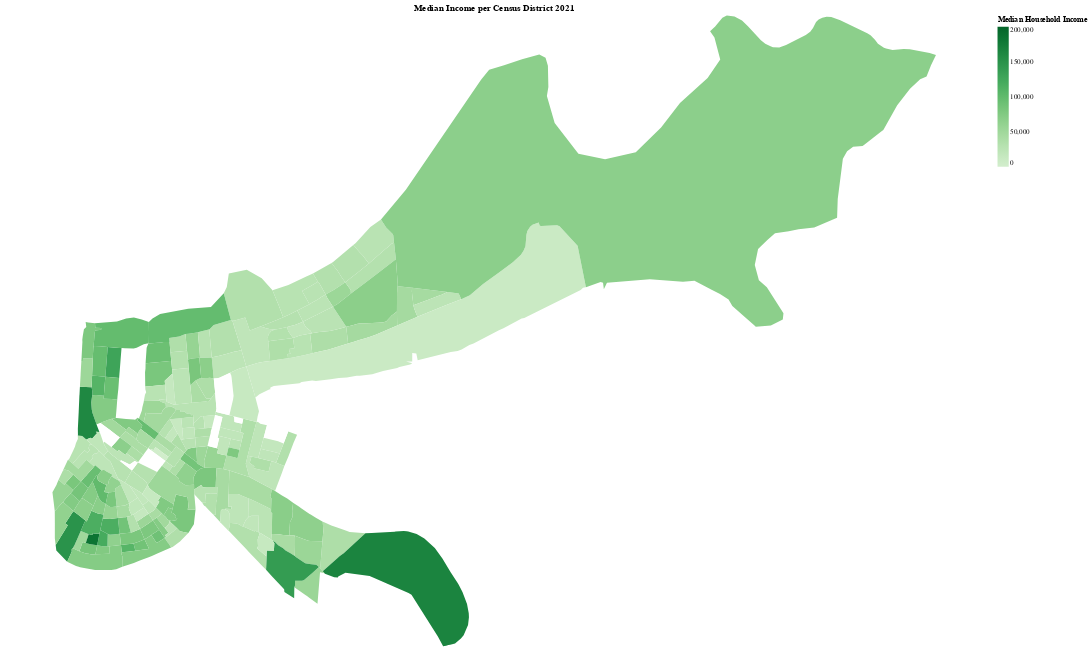

The cell this chart's notebook holds for it:
### Code cell
incomeMap = alt.Chart(bwcMcensusGeo).mark_geoshape().encode(
   color=alt.Color('median income:Q',
      legend=alt.Legend(title='Median Household Income'),
      scale=alt.Scale(scheme='greens',
        domain=[0,200000])),
    tooltip=[alt.Tooltip('NAME',title='Census Tract'),
      alt.Tooltip('Activation Count',title='Activation Count'),
      alt.Tooltip('population',title='Population', format=','),
      alt.Tooltip('median income',title='Median Household Income', format='$,.2r')]

).project(
   type='conicConformal',
    parallels=[31 + 10 / 60, 32 + 40 / 60],
    rotate=[92 + 30 / 60, 0],
).properties(
    title='Median Income per Census District 2021',
    width=1400,
    height=900

)

incomeMap

### Figure 1 — Vega-Lite specification as saved in the notebook (floating-point values rounded to 4 significant figures; data arrays with more than 128 entries replaced by an {"elided": "..."} marker saying what was removed)
{"config": {"view": {"continuousWidth": 400, "continuousHeight": 300}}, "data": {"name": "data-176fb0a2ce7b3c7099d62ff59669a9a6"}, "mark": "geoshape", "encoding": {"color": {"field": "median income", "legend": {"title": "Median Household Income"}, "scale": {"domain": [0, 200000], "scheme": "greens"}, "type": "quantitative"}, "tooltip": [{"field": "NAME", "title": "Census Tract", "type": "nominal"}, {"field": "Activation Count", "title": "Activation Count", "type": "quantitative"}, {"field": "population", "format": ",", "title": "Population", "type": "quantitative"}, {"field": "median income", "format": "$,.2r", "title": "Median Household Income", "type": "nominal"}]}, "height": 900, "projection": {"parallels": [31.17, 32.67], "rotate": [92.5, 0], "type": "conicConformal"}, "title": "Median Income per Census District 2021", "width": 1400, "$schema": "https://vega.github.io/schema/vega-lite/v4.17.0.json", "datasets": {"data-176fb0a2ce7b3c7099d62ff59669a9a6": {"elided": "181 records"}}}
